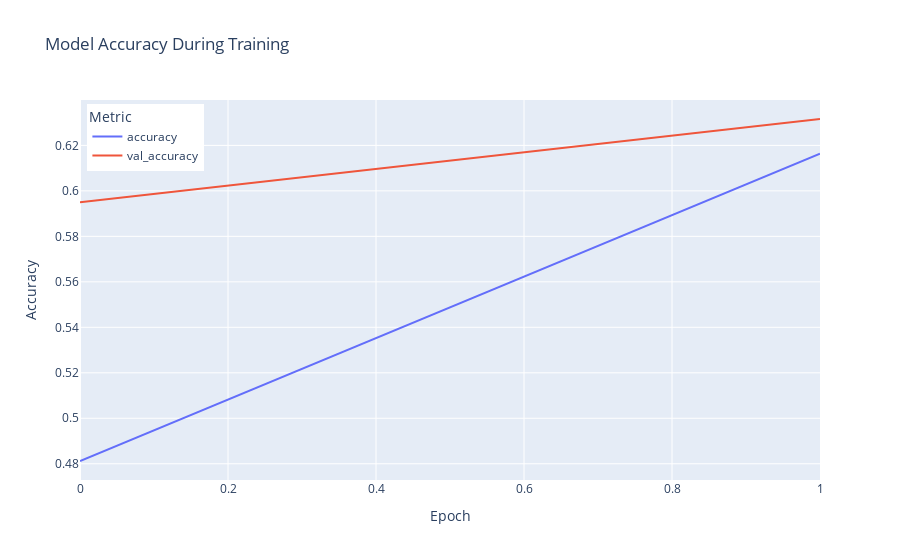

Notebook code for this chart:
### Markdown cell above
To gain insights into our model's training and validation performance over epochs, we utilize Plotly's interactive line plot. This visualization focuses on tracking the `accuracy` and `validation accuracy` metrics throughout the training process:

### Code cell
import plotly.express as px

fig = px.line(
    history.history, y=['accuracy', 'val_accuracy'],
    labels={'index': 'epoch', 'value': 'accuracy'},
    title='Model Accuracy During Training'
)

fig.update_layout(
    xaxis_title='Epoch',
    yaxis_title='Accuracy',
    legend_title='Metric',
    legend=dict(yanchor="top", y=0.99, xanchor="left", x=0.01)
)

fig.show()

### Figure 1 — Plotly figure (JSON) as saved in the notebook; plotly's stock layout.template omitted (floating-point values rounded to 4 significant figures)
{"data": [{"hovertemplate": "variable=accuracy<br>epoch=%{x}<br>accuracy=%{y}<extra></extra>", "legendgroup": "accuracy", "line": {"color": "#636efa", "dash": "solid"}, "marker": {"symbol": "circle"}, "mode": "lines", "name": "accuracy", "orientation": "v", "showlegend": true, "type": "scatter", "x": [0, 1], "xaxis": "x", "y": [0.4812, 0.6163], "yaxis": "y"}, {"hovertemplate": "variable=val_accuracy<br>epoch=%{x}<br>accuracy=%{y}<extra></extra>", "legendgroup": "val_accuracy", "line": {"color": "#EF553B", "dash": "solid"}, "marker": {"symbol": "circle"}, "mode": "lines", "name": "val_accuracy", "orientation": "v", "showlegend": true, "type": "scatter", "x": [0, 1], "xaxis": "x", "y": [0.595, 0.6316], "yaxis": "y"}], "layout": {"legend": {"title": {"text": "Metric"}, "tracegroupgap": 0, "x": 0.01, "xanchor": "left", "y": 0.99, "yanchor": "top"}, "title": {"text": "Model Accuracy During Training"}, "xaxis": {"anchor": "y", "domain": [0, 1], "title": {"text": "Epoch"}}, "yaxis": {"anchor": "x", "domain": [0, 1], "title": {"text": "Accuracy"}}}}
